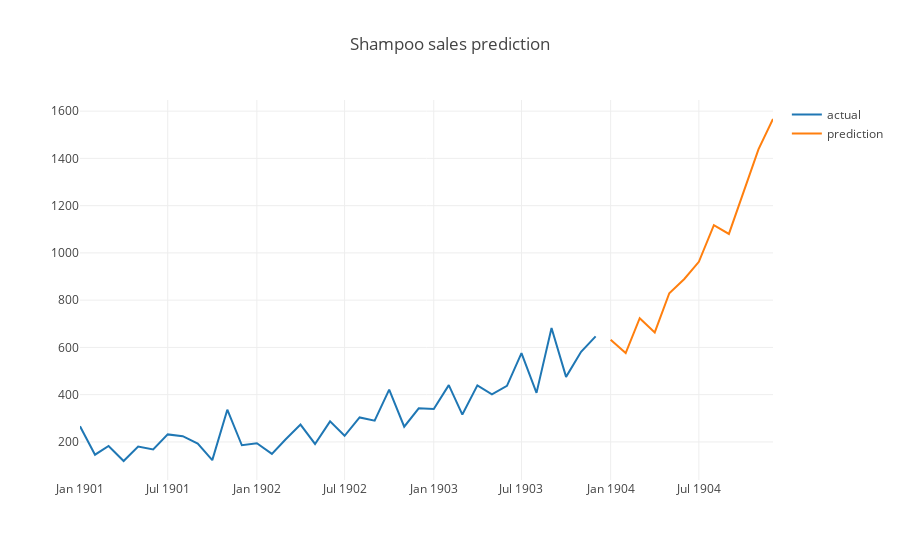

The cell this chart's notebook holds for it:
### Code cell
plot_data = [
    go.Scatter(
        x=df_proj.index,
        y=df_proj['Sales'],
        name='actual'
    ),
    go.Scatter(
        x=df_proj.index,
        y=df_proj['Prediction'],
        name='prediction'
    )
]

plot_layout = go.Layout(
        title='Shampoo sales prediction'
    )
fig = go.Figure(data=plot_data, layout=plot_layout)
pyoff.iplot(fig)

### Figure 1 — Plotly figure (JSON) as saved in the notebook; plotly's stock layout.template omitted (floating-point values rounded to 4 significant figures)
{"data": [{"name": "actual", "type": "scatter", "uid": "a33477f5-891c-47d9-9c1c-de7411f2e2ce", "x": ["1901-01-01", "1901-02-01", "1901-03-01", "1901-04-01", "1901-05-01", "1901-06-01", "1901-07-01", "1901-08-01", "1901-09-01", "1901-10-01", "1901-11-01", "1901-12-01", "1902-01-01", "1902-02-01", "1902-03-01", "1902-04-01", "1902-05-01", "1902-06-01", "1902-07-01", "1902-08-01", "1902-09-01", "1902-10-01", "1902-11-01", "1902-12-01", "1903-01-01", "1903-02-01", "1903-03-01", "1903-04-01", "1903-05-01", "1903-06-01", "1903-07-01", "1903-08-01", "1903-09-01", "1903-10-01", "1903-11-01", "1903-12-01", "1904-01-01", "1904-02-01", "1904-03-01", "1904-04-01", "1904-05-01", "1904-06-01", "1904-07-01", "1904-08-01", "1904-09-01", "1904-10-01", "1904-11-01", "1904-12-01"], "y": [266, 145.9, 183.1, 119.3, 180.3, 168.5, 231.8, 224.5, 192.8, 122.9, 336.5, 185.9, 194.3, 149.5, 210.1, 273.3, 191.4, 287, 226, 303.6, 289.9, 421.6, 264.5, 342.3, 339.7, 440.4, 315.9, 439.3, 401.3, 437.4, 575.5, 407.6, 682, 475.3, 581.3, 646.9, null, null, null, null, null, null, null, null, null, null, null, null]}, {"name": "prediction", "type": "scatter", "uid": "df8fdb6c-0abd-4dee-a589-750869787c45", "x": ["1901-01-01", "1901-02-01", "1901-03-01", "1901-04-01", "1901-05-01", "1901-06-01", "1901-07-01", "1901-08-01", "1901-09-01", "1901-10-01", "1901-11-01", "1901-12-01", "1902-01-01", "1902-02-01", "1902-03-01", "1902-04-01", "1902-05-01", "1902-06-01", "1902-07-01", "1902-08-01", "1902-09-01", "1902-10-01", "1902-11-01", "1902-12-01", "1903-01-01", "1903-02-01", "1903-03-01", "1903-04-01", "1903-05-01", "1903-06-01", "1903-07-01", "1903-08-01", "1903-09-01", "1903-10-01", "1903-11-01", "1903-12-01", "1904-01-01", "1904-02-01", "1904-03-01", "1904-04-01", "1904-05-01", "1904-06-01", "1904-07-01", "1904-08-01", "1904-09-01", "1904-10-01", "1904-11-01", "1904-12-01"], "y": [null, null, null, null, null, null, null, null, null, null, null, null, null, null, null, null, null, null, null, null, null, null, null, null, null, null, null, null, null, null, null, null, null, null, null, null, 632.2, 575.9, 723.7, 663.4, 829.3, 889.7, 962.3, 1117.0, 1080.0, 1258.0, 1438.0, 1567.0]}], "layout": {"autosize": true, "title": {"text": "Shampoo sales prediction"}, "xaxis": {"autorange": true, "range": ["1901-01-01", "1904-12-01"], "type": "date"}, "yaxis": {"autorange": true, "range": [38.89, 1647.0], "type": "linear"}}}
